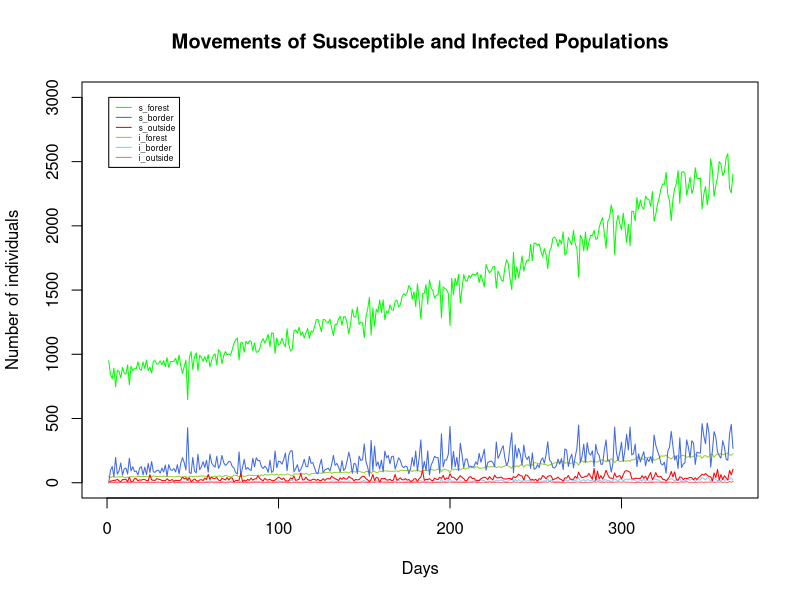

The R source for this figure:
library(tidyverse)

setwd("/Users/sonnybacigalupo/Documents/GitHub/asf-wild-boar")

#Set up numbers
n_population <- 6
max_time <- 365 # in days

# Setting up an array

patchNames=c("forest","border","outside")
stateNames=c("S","I")
n.patch=length(patchNames)
n.state=length(stateNames)
c_trace_tab<- array(NA,dim=c(length(1:max_time),n.patch,n.state),dimnames=list(NULL,patchNames,stateNames))


# Initial conditions
init_pop_s <- rep(0,n.patch)
init_pop_s[1] <- 950  # Number of susceptible

init_pop_i <- rep(0,n.patch)
init_pop_i[1] <- 50  # Number of infected

c_trace_tab[1,,"S"] <- init_pop_s # Set number of susceptible in forest
c_trace_tab[1,,"I"] <- init_pop_i # Set number of infected in forest


c_trace_tab[1,"forest","S"] # Check numbers
c_trace_tab[1,"forest","I"] 

# Read in movement data (per week)
move_data <- read_csv("move_matrix.csv",col_names = T) %>% as.matrix.data.frame()

# Convert data to daily rate
move_data_daily_0 <- move_data

# Make sure matrix is daily probability of movement to each other location by location
# i.e. columns sum up to 1
move_data_daily_0 <- move_data_daily_0/colSums(move_data_daily_0)

# Set up birth, death parameters per day
birth_per_capita <- 0.45*5/365 # Assumes 90% of females (50% of population) have 5 piglets per year
cull_probability <- 0.5/365
death_probability <- (0.1/365 + cull_probability) # Assumes lifespan 10 years
carrying_capacity <- c(1e4,100,1e5) # How many boar sustainable in different areas
daily_sd_movement <- 0.4 # Daily measure of variation in movement


# Loop over time, with population movements from matrix

for(tt in 2:max_time){ # iterate over days
  
  pop_time_tt <- c_trace_tab[tt-1,,] # Population at start of this day
  
  # Add randomness to probability of movement
  move_data_daily <- matrix(rlnorm(9,mean=log(move_data_daily_0),sd=daily_sd_movement),nrow=n.patch,byrow=F) # generate random daily values for movement
  move_data_daily <- t(t(move_data_daily)/colSums(move_data_daily)) # Make sure everything sums up to 1. eg sum(move_data_daily[1])
  
  # Calculate susceptible transitions
  popS_f_to_f <- rbinom(1,pop_time_tt[1],move_data_daily[1,1]) # How many stay in forest
  popS_f_to_b <- rbinom(1,pop_time_tt[1]-popS_f_to_f,move_data_daily[2,1]/(move_data_daily[2,1]+move_data_daily[3,1])) # Of those that leave forest, how many go to border
  popS_f_to_o <- as.integer(pop_time_tt[1] - popS_f_to_f - popS_f_to_b) # The rest must go to outside
  
  popS_b_to_f <- rbinom(1,pop_time_tt[2],move_data_daily[1,2]) # How many go to in forest
  popS_b_to_b <- rbinom(1,pop_time_tt[2]-popS_b_to_f,move_data_daily[2,2]/(move_data_daily[2,2]+move_data_daily[3,2])) # Of rest, how many stay
  popS_b_to_o <- as.integer(pop_time_tt[2] - popS_b_to_f - popS_b_to_b) # The rest must stay outside
  
  popS_o_to_f <- rbinom(1,pop_time_tt[3],move_data_daily[1,3]) # How many go to forest
  popS_o_to_b <- rbinom(1,pop_time_tt[3]-popS_o_to_f,move_data_daily[2,3]/(move_data_daily[2,3]+move_data_daily[3,3])) # Of rest, how many go to border
  popS_o_to_o <- as.integer(pop_time_tt[3] - popS_o_to_f - popS_o_to_b) # The rest must go to outside
  
  # Calculate infected transitions
  popI_f_to_f <- rbinom(1,pop_time_tt[4],move_data_daily[1,1]) # How many stay in forest
  popI_f_to_b <- rbinom(1,pop_time_tt[4]-popI_f_to_f,move_data_daily[2,1]/(move_data_daily[2,1]+move_data_daily[3,1])) # Of those that leave forest, how many go to border
  popI_f_to_o <- as.integer(pop_time_tt[4] - popI_f_to_f - popI_f_to_b) # The rest must go to outside
  
  popI_b_to_f <- rbinom(1,pop_time_tt[5],move_data_daily[1,2]) # How many go to in forest
  popI_b_to_b <- rbinom(1,pop_time_tt[5]-popI_b_to_f,move_data_daily[2,2]/(move_data_daily[2,2]+move_data_daily[3,2])) # Of rest, how many stay
  popI_b_to_o <- as.integer(pop_time_tt[5] - popI_b_to_f - popI_b_to_b) # The rest must stay outside
  
  popI_o_to_f <- rbinom(1,pop_time_tt[6],move_data_daily[1,3]) # How many go to forest
  popI_o_to_b <- rbinom(1,pop_time_tt[6]-popI_o_to_f,move_data_daily[2,3]/(move_data_daily[2,3]+move_data_daily[3,3])) # Of rest, how many go to border
  popI_o_to_o <- as.integer(pop_time_tt[6] - popI_o_to_f - popI_o_to_b) # The rest must go to outside
  
  # Tally up new populations after movement
  new_popS_f <- popS_f_to_f+popS_b_to_f+popS_o_to_f
  new_popS_b <- popS_f_to_b+popS_b_to_b+popS_o_to_b
  new_popS_o <- popS_f_to_o+popS_b_to_o+popS_o_to_o
  
  new_popI_f <- popI_f_to_f+popI_b_to_f+popI_o_to_f
  new_popI_b <- popI_f_to_b+popI_b_to_b+popI_o_to_b
  new_popI_o <- popI_f_to_o+popI_b_to_o+popI_o_to_o
  
  new_total <- c(new_popS_f,new_popS_b,new_popS_o,new_popI_f,new_popI_b,new_popI_o) # Create vector with totals
  
  # Births and deaths
  scaled_births_with_carrying_capacity <- birth_per_capita*pmax(0,(1-new_total/carrying_capacity) ) # Calculate birth rate, scaling to reduce as nearer carrying capacity
  
  new_births <- rpois(n_population,lambda = new_total*scaled_births_with_carrying_capacity) # Add Poisson births
  new_deaths <- rbinom(n_population,size=new_total,prob=death_probability) # Add deaths
  
  new_total_with_birth_and_death <- c(new_popS_f,new_popS_b,new_popS_o,new_popI_f,new_popI_b,new_popI_o) + new_births - new_deaths # Add births and subtract deaths from total
  
  # Store new populations

    c_trace_tab[tt,"forest","S"] <- new_total_with_birth_and_death[1]
    c_trace_tab[tt,"border","S"] <- new_total_with_birth_and_death[2]
    c_trace_tab[tt,"outside","S"] <- new_total_with_birth_and_death[3]
    c_trace_tab[tt,"forest","I"] <- new_total_with_birth_and_death[4]
    c_trace_tab[tt,"border","I"] <- new_total_with_birth_and_death[5]
    c_trace_tab[tt,"outside","I"] <- new_total_with_birth_and_death[6]
  }


c_trace_tab[1:5,,"S"] # Check first few iterations

c_trace_tab[1:5,,"I"]

# Plot populations

# par(mar=c(3,3,1,1))

plot(c_trace_tab[,,],col="white", 
     main = "Movements of Susceptible and Infected Populations", xlab = "Days", ylab = "Number of individuals", 
     xlim=c(0,max_time),ylim=c(1,3e3))

col_pick_s <- list("green","royalblue","red")
col_pick_i <- list("olivedrab3","skyblue","indianred1")


for(ii in 1:n.patch){
  
  lines(c_trace_tab[,ii,"S"],col=col_pick_s[[ii]])
  lines(c_trace_tab[,ii,"I"],col=col_pick_i[[ii]])
  
}

legend(1,3000,legend = c("s_forest","s_border","s_outside","i_forest","i_border","i_outside"), 
col = c("green","royalblue","red","olivedrab3","skyblue","indianred1"), lty = 1, border = "black", cex=0.5)

